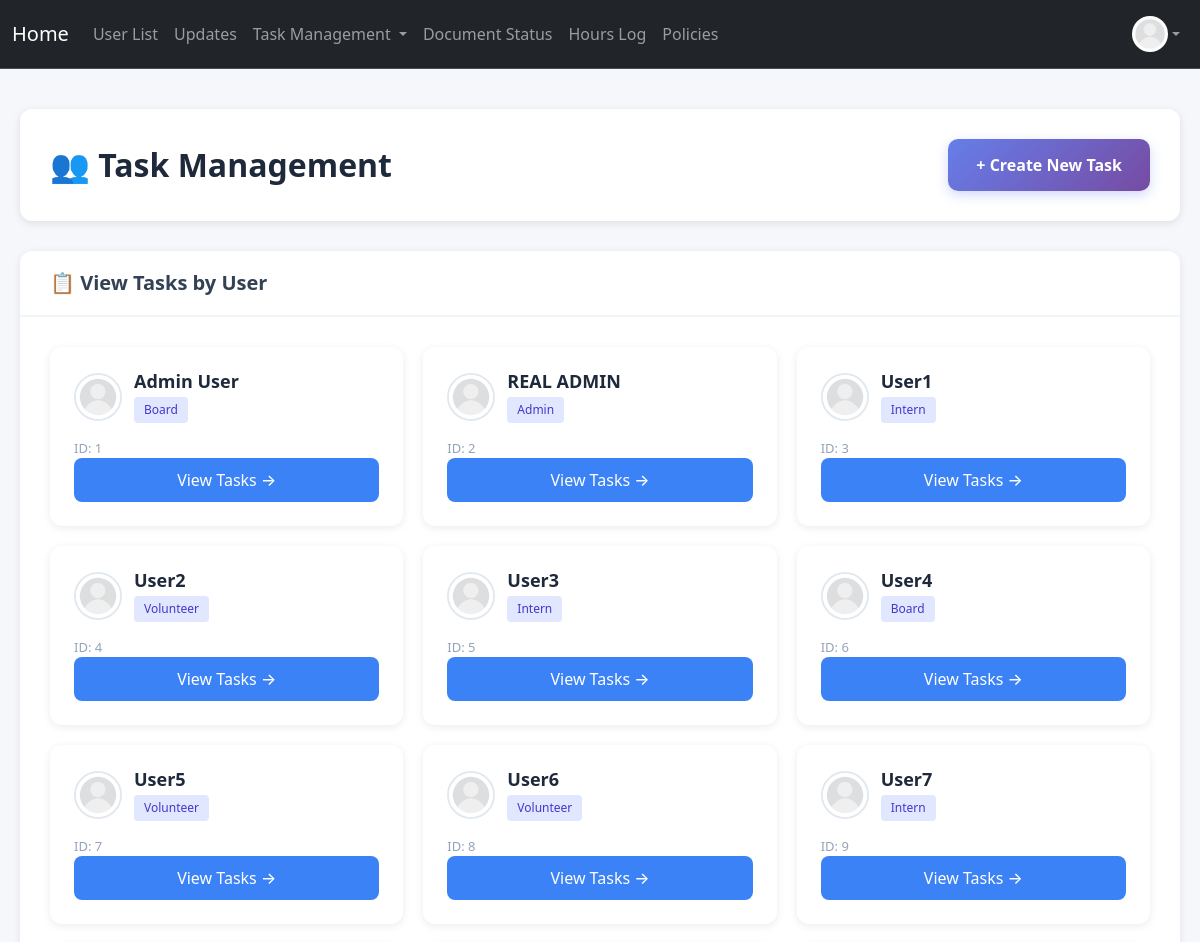
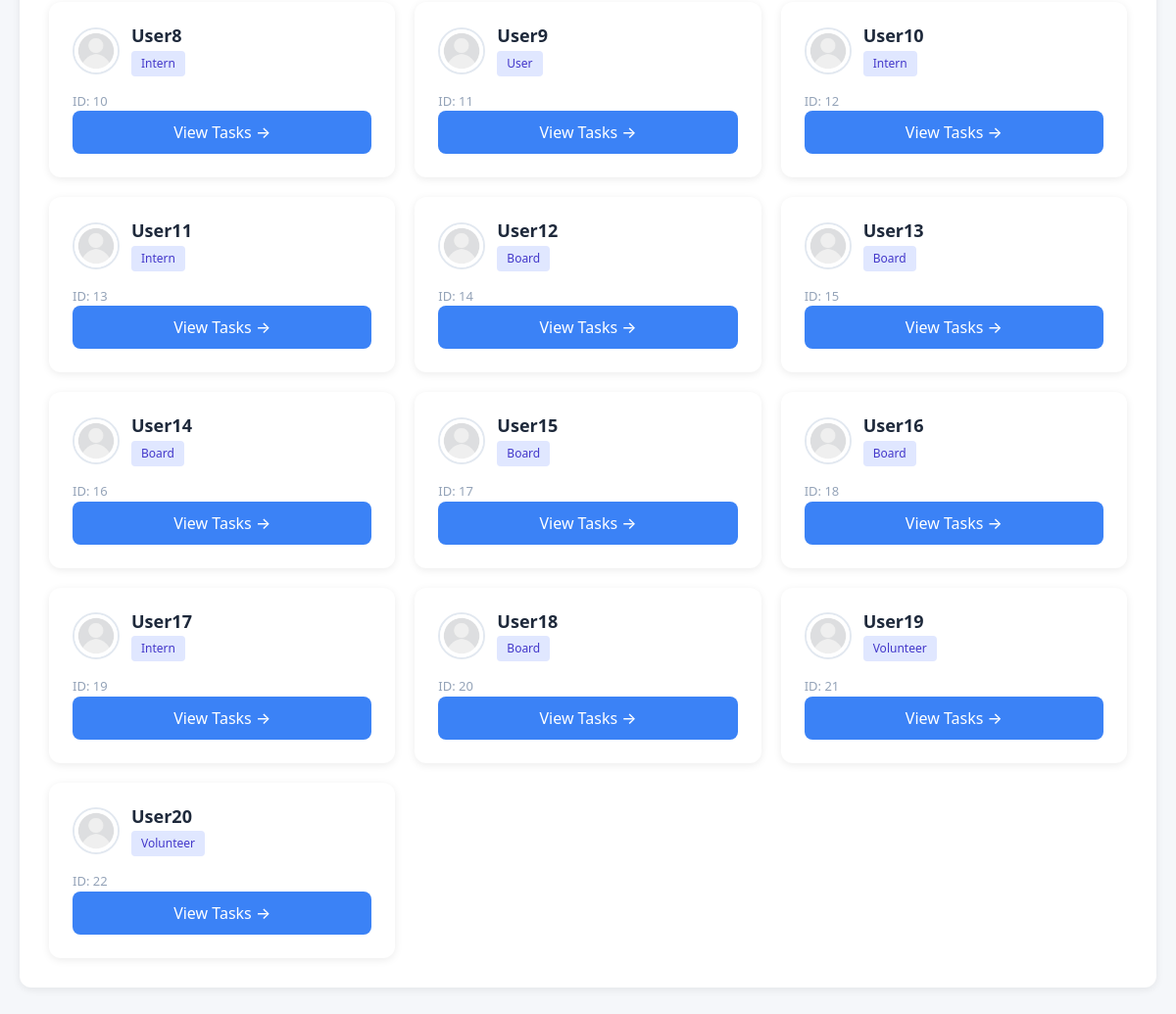
Page /tasks/status (signed in) on the committed database (2 pictures, top to bottom).
### project/models.py (models this page shows, shortened)
class User(db.Model, UserMixin):
    __tablename__ = 'users'
    id: Mapped[int] = mapped_column(primary_key=True)
    name: Mapped[str] = mapped_column()
    email: Mapped[str] = mapped_column(unique=True)
    address: Mapped[str] = mapped_column(default="None Provided")
    password_hash: Mapped[str] = mapped_column(db.String(128))
    date_created: Mapped[datetime] = mapped_column(DateTime, server_default=func.now())
    total_hours: Mapped[float] = mapped_column(default=0.0)
    picture: Mapped[str] = mapped_column(default="default.jpeg")
    role: Mapped[str] = mapped_column(default="user")  # "user", "volunteer", " intern", "board"
    hours: Mapped[List["Hours"]] = relationship("Hours", back_populates="user", cascade="all, delete-orphan")
    documents: Mapped[List["Document"]] = relationship("Document", back_populates="user", cascade="all, delete-orphan")
    task_assignments: Mapped[List["TaskAssignment"]] = relationship(
        "TaskAssignment",
        back_populates="user",
        cascade="all, delete-orphan"
    )

### app.py (the view)
@app.route("/tasks/status", methods=["GET"])
@login_required
@permission_required('volunteer')
def task_status():
    if current_user.role in ['volunteer', 'intern']:
        assignments = TaskAssignment.query.filter_by(user_id=current_user.id).order_by(TaskAssignment.due_date.asc()).all()
        today = datetime.now().date()
        week_start = today - timedelta(days=today.weekday())
        week_end = week_start + timedelta(days=6)
        next_week_start = week_end + timedelta(days=1)
        next_week_end = next_week_start + timedelta(days=6)
        for assignment in assignments:
            due_date = assignment.due_date.date() if assignment.due_date else None
            if due_date:
                if due_date < today and assignment.status != "done" and assignment.status != "graded":
                    assignment.is_overdue = True
                    assignment.is_this_week = False
                    assignment.is_next_week = False
                    assignment.is_later = False
                elif week_start <= due_date <= week_end:
                    assignment.is_this_week = True
                    assignment.is_overdue = False
                    assignment.is_next_week = False
                    assignment.is_later = False
                elif next_week_start <= due_date <= next_week_end:
                    assignment.is_next_week = True
                    assignment.is_this_week = False
                    assignment.is_overdue = False
                    assignment.is_later = False
                else:
                    assignment.is_later = True
                    assignment.is_this_week = False
                    assignment.is_next_week = False
                    assignment.is_overdue = False
            else:
                assignment.is_later = True
                assignment.is_this_week = False
                assignment.is_next_week = False
                assignment.is_overdue = False
        return render_template("task_status_list.html", assignments=assignments, role=current_user.role)
    else:  # board or admin
        from sqlalchemy.orm import joinedload
        users = User.query.options(joinedload(User.task_assignments)).all()
        return render_template("task_status_list.html", users=users, role=current_user.role)

### project/templates/task_status_list.html (shortened to what this page needs)
{% extends "base.html" %}
{% block content %}
{% if role != "admin" and role != "board" %}
    <div class="tasks-container">
        <div class="page-header">
            <h1>📋 My Tasks</h1>
        </div>
        {% if assignments %}
            {% set overdue_tasks = assignments | selectattr('is_overdue', 'equalto', True) | list %}
            {% if overdue_tasks %}
            <div class="section-card">
                <div class="section-header overdue">
                    <h2>⚠️ Overdue</h2>
                    <span class="badge-count">{{ overdue_tasks|length }}</span>
                </div>
                <ul class="task-list">
                    {% for assignment in overdue_tasks %}
                    <a href="{{ url_for('view_task', assignment_id=assignment.id) }}" class="task-item">
                        <div class="task-main">
                            <div class="task-title">
                                {{ assignment.task.title }}
                                <span class="view-icon">→</span>
                            </div>
                            <div class="task-meta">
                                <span class="task-type">{{ assignment.task.classification.title() }}</span>
                                <span class="task-date">
                                    📅 {{ assignment.due_date.strftime('%b %d, %Y') if assignment.due_date else 'No date' }}
                                </span>
                            </div>
                        </div>
                        <span class="task-status
                            {% if assignment.status == 'graded' %}status-graded
                            {% elif assignment.status == 'done' %}status-done
                            {% else %}status-pending{% endif %}">
                            {{ assignment.status.replace('_', ' ').title() }}
                        </span>
                    </a>
                    {% endfor %}
                </ul>
            </div>
            {% endif %}
            {% set this_week_tasks = assignments | selectattr('is_this_week', 'equalto', True) | list %}
            {% if this_week_tasks %}
            <div class="section-card">
                <div class="section-header this-week">
                    <h2>📅 This Week</h2>
                    <span class="badge-count">{{ this_week_tasks|length }}</span>
                </div>
                <ul class="task-list">
                    {% for assignment in this_week_tasks %}
                    <a href="{{ url_for('view_task', assignment_id=assignment.id) }}" class="task-item">
                        <div class="task-main">
                            <div class="task-title">
                                {{ assignment.task.title }}
                                <span class="view-icon">→</span>
                            </div>
                            <div class="task-meta">
                                <span class="task-type">{{ assignment.task.classification.title() }}</span>
                                <span class="task-date">
                                    📅 {{ assignment.due_date.strftime('%b %d, %Y') if assignment.due_date else 'No date' }}
                                </span>
                            </div>
                        </div>
                        <span class="task-status
                            {% if assignment.status == 'graded' %}status-graded
                            {% elif assignment.status == 'done' %}status-done
                            {% else %}status-pending{% endif %}">
                            {{ assignment.status.replace('_', ' ').title() }}
                        </span>
                    </a>
                    {% endfor %}
                </ul>
            </div>
            {% endif %}
            {% set next_week_tasks = assignments | selectattr('is_next_week', 'equalto', True) | list %}
            {% if next_week_tasks %}
            <div class="section-card">
                <div class="section-header next-week">
                    <h2>📆 Next Week</h2>
                    <span class="badge-count">{{ next_week_tasks|length }}</span>
                </div>
                <ul class="task-list">
                    {% for assignment in next_week_tasks %}
                    <a href="{{ url_for('view_task', assignment_id=assignment.id) }}" class="task-item">
                        <div class="task-main">
                            <div class="task-title">
                                {{ assignment.task.title }}
                                <span class="view-icon">→</span>
                            </div>
                            <div class="task-meta">
                                <span class="task-type">{{ assignment.task.classification.title() }}</span>
                                <span class="task-date">
                                    📅 {{ assignment.due_date.strftime('%b %d, %Y') if assignment.due_date else 'No date' }}
                                </span>
                            </div>
                        </div>
                        <span class="task-status
                            {% if assignment.status == 'graded' %}status-graded
                            {% elif assignment.status == 'done' %}status-done
                            {% else %}status-pending{% endif %}">
                            {{ assignment.status.replace('_', ' ').title() }}
                        </span>
                    </a>
                    {% endfor %}
                </ul>
            </div>
            {% endif %}
            {% set later_tasks = assignments | selectattr('is_later', 'equalto', True) | list %}
            {% if later_tasks %}
            <div class="section-card">
                <div class="section-header later">
                    <h2>🗓️ Later</h2>
                    <span class="badge-count">{{ later_tasks|length }}</span>
                </div>
                <ul class="task-list">
                    {% for assignment in later_tasks %}
                    <a href="{{ url_for('view_task', assignment_id=assignment.id) }}" class="task-item">
                        <div class="task-main">
                            <div class="task-title">
                                {{ assignment.task.title }}
                                <span class="view-icon">→</span>
                            </div>
                            <div class="task-meta">
                                <span class="task-type">{{ assignment.task.classification.title() }}</span>
                                <span class="task-date">
                                    📅 {{ assignment.due_date.strftime('%b %d, %Y') if assignment.due_date else 'No date' }}
                                </span>
                            </div>
                        </div>
                        <span class="task-status
                            {% if assignment.status == 'graded' %}status-graded
                            {% elif assignment.status == 'done' %}status-done
                            {% else %}status-pending{% endif %}">
                            {{ assignment.status.replace('_', ' ').title() }}
                        </span>
                    </a>
                    {% endfor %}
                </ul>
            </div>
            {% endif %}
        {% else %}
            <div class="section-card">
                <div class="empty-state">
                    <div class="empty-state-icon">📝</div>
                    <div class="empty-state-text">No tasks assigned yet</div>
                </div>
            </div>
        {% endif %}
    </div>
{% else %}
    <div class="tasks-container">
        <div class="page-header">
            <div style="display: flex; justify-content: space-between; align-items: center;">
                <h1>👥 Task Management</h1>
                <a href="{{ url_for('create_task') }}" class="create-task-btn">+ Create New Task</a>
            </div>
        </div>
        {% set pending_review_tasks = [] %}
        {% for user in users %}
            {% for assignment in user.task_assignments %}
                {% if assignment.status == 'done' %}
                    {% set _ = pending_review_tasks.append(assignment) %}
                {% endif %}
            {% endfor %}
        {% endfor %}
        <div class="section-card">
            <div class="section-header">
                <h2>📋 View Tasks by User</h2>
            </div>
            <div class="users-grid">
                {% for user in users %}
                <form action="{{ url_for('specific_user_tasks') }}" method="get">
                    <div class="user-card" onclick="this.closest('form').submit()">
                        <div class="user-card-header">
                            <img src="{{ url_for('static', filename='profile_pics/' ~ user.picture) }}"
                                 alt="{{ user.name }}"
                                 class="user-avatar">
                            <div class="user-info">
                                <h3>{{ user.name }}</h3>
                                <span class="user-role">{{ user.role }}</span>
                            </div>
                        </div>
                        <div class="user-id">ID: {{ user.id }}</div>
                        <button type="submit" class="view-tasks-btn">View Tasks →</button>
                    </div>
                </form>
                {% endfor %}
            </div>
        </div>
    </div>
{% endif %}
{% endblock %}

### project/templates/base.html (shortened to what this page needs)
<!DOCTYPE html>
<html>
  <head>
    <link href="https://cdn.jsdelivr.net/npm/bootstrap@5.3.8/dist/css/bootstrap.min.css" rel="stylesheet">
  </head>
  <body>
    <nav class="navbar navbar-expand bg-dark border-bottom border-body" data-bs-theme="dark">
      <div class="container-fluid d-flex">
        <a class="navbar-brand"
            href="{% if current_user.is_authenticated and current_user.role == 'admin' %}
              {{ url_for('admin_dashboard') }}
            {% elif current_user.is_authenticated and current_user.role == 'board' %}
              {{ url_for('board_dashboard') }}
            {% elif current_user.is_authenticated and current_user.role == 'volunteer' %}
                {{ url_for('volunteer_dashboard') }}
            {% elif current_user.is_authenticated and current_user.role == 'intern' %}
                {{ url_for('intern_dashboard') }}
            {% else %}
              {{ url_for('user_dashboard') }}
          {% endif %}">
          Home
        </a>
        <ul class="navbar-nav mb-2 mb-lg-0 d-flex flex-row">
          {% if current_user.is_authenticated %}
            {% if current_user.role == 'admin' or current_user.role == 'board' %}
              <li class="nav-item">
                <a class="nav-link" href="{{ url_for('user_list') }}">User List</a>
              </li>
              <li class="nav-item">
              <a class="nav-link"
              href="{{ url_for('notification') }}">
                  Updates </a>
              </li>
                <li class="nav-item dropdown">
                  <a class="nav-link dropdown-toggle" href="#" id="taskDropdown" role="button" aria-expanded="false">
                    Task Management
                  </a>
                </li>
            {% else %}
                <li class="nav-item">
                  <a class="nav-link" href="{{ url_for('my_tasks') }}">Tasks Status</a>
                </li>
            {% endif %}
            <li class="nav-item">
              <a class="nav-link" href="{{ url_for('document_status') }}">Document Status</a>
            </li>
            <li class="nav-item">
              <a class="nav-link"
              href="{{ url_for('hours_log') }}">
                  Hours Log </a>
            </li>
            <li class="nav-item">
              <a class="nav-link"
              href="{{ url_for('policies') }}">
                  Policies </a>
            </li>
          {% endif %}
        </ul>
        {% if current_user.is_authenticated %}
        <ul class="navbar-nav ms-auto mb-2 mb-lg-0">
          <li class="nav-item dropdown">
            <a class="nav-link d-flex align-items-center dropdown-toggle" href="#" id="profileDropdown" role="button" aria-expanded="false">
              <img src="{{ url_for('static', filename='profile_pics/' ~ current_user.picture ) }}" alt="Profile" style="height:36px;width:36px;border-radius:50%;">
            </a>
          </li>
        </ul>
        {% endif %}
      </div>
    </nav>
    {% block content %}
    {% endblock %}
  </body>
</html>

### rows in the picture
User: picture (placeholder picture), name "REAL ADMIN", role "Admin", id "2"
User: picture (placeholder picture), name "Admin User", role "Board", id "1"
User: picture (placeholder picture), name "User1", role "Intern", id "3"
User: picture (placeholder picture), name "User2", role "Volunteer", id "4"
User: picture (placeholder picture), name "User3", role "Intern", id "5"
User: picture (placeholder picture), name "User4", role "Board", id "6"
User: picture (placeholder picture), name "User5", role "Volunteer", id "7"
User: picture (placeholder picture), name "User6", role "Volunteer", id "8"
User: picture (placeholder picture), name "User7", role "Intern", id "9"
User: picture (placeholder picture), name "User8", role "Intern", id "10"
User: picture (placeholder picture), name "User9", role "User", id "11"
User: picture (placeholder picture), name "User10", role "Intern", id "12"
User: picture (placeholder picture), name "User11", role "Intern", id "13"
User: picture (placeholder picture), name "User12", role "Board", id "14"
User: picture (placeholder picture), name "User13", role "Board", id "15"
User: picture (placeholder picture), name "User14", role "Board", id "16"
User: picture (placeholder picture), name "User15", role "Board", id "17"
User: picture (placeholder picture), name "User16", role "Board", id "18"
User: picture (placeholder picture), name "User17", role "Intern", id "19"
User: picture (placeholder picture), name "User18", role "Board", id "20"
User: picture (placeholder picture), name "User19", role "Volunteer", id "21"
User: picture (placeholder picture), name "User20", role "Volunteer", id "22"
